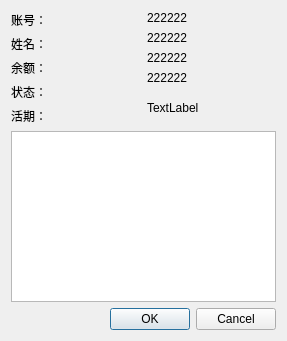
<?xml version="1.0" encoding="UTF-8"?>
<ui version="4.0">
 <class>QueryDialog</class>
 <widget class="QDialog" name="QueryDialog">
  <property name="geometry">
   <rect>
    <x>0</x>
    <y>0</y>
    <width>287</width>
    <height>341</height>
   </rect>
  </property>
  <property name="windowTitle">
   <string>Dialog</string>
  </property>
  <layout class="QVBoxLayout" name="verticalLayout_4">
   <item>
    <layout class="QHBoxLayout" name="horizontalLayout">
     <item>
      <layout class="QVBoxLayout" name="verticalLayout_3">
       <item>
        <widget class="QLabel" name="label">
         <property name="text">
          <string>账号：</string>
         </property>
        </widget>
       </item>
       <item>
        <widget class="QLabel" name="label_2">
         <property name="text">
          <string>姓名：</string>
         </property>
        </widget>
       </item>
       <item>
        <widget class="QLabel" name="label_3">
         <property name="text">
          <string>余额：</string>
         </property>
        </widget>
       </item>
       <item>
        <widget class="QLabel" name="label_4">
         <property name="text">
          <string>状态：</string>
         </property>
        </widget>
       </item>
       <item>
        <widget class="QLabel" name="label_5">
         <property name="text">
          <string>活期：</string>
         </property>
        </widget>
       </item>
      </layout>
     </item>
     <item>
      <layout class="QVBoxLayout" name="verticalLayout_2">
       <item>
        <layout class="QVBoxLayout" name="verticalLayout">
         <item>
          <widget class="QLabel" name="accountNumberLabel">
           <property name="text">
            <string>222222</string>
           </property>
          </widget>
         </item>
         <item>
          <widget class="QLabel" name="nameLabel">
           <property name="text">
            <string>222222</string>
           </property>
          </widget>
         </item>
         <item>
          <widget class="QLabel" name="balanceLabel">
           <property name="text">
            <string>222222</string>
           </property>
          </widget>
         </item>
         <item>
          <widget class="QLabel" name="lostStatusLabel">
           <property name="text">
            <string>222222</string>
           </property>
          </widget>
         </item>
        </layout>
       </item>
       <item>
        <widget class="QLabel" name="currentAccountTotalLabel">
         <property name="text">
          <string>TextLabel</string>
         </property>
        </widget>
       </item>
      </layout>
     </item>
    </layout>
   </item>
   <item>
    <widget class="QTableWidget" name="transactionTableWidget"/>
   </item>
   <item>
    <widget class="QDialogButtonBox" name="buttonBox">
     <property name="orientation">
      <enum>Qt::Horizontal</enum>
     </property>
     <property name="standardButtons">
      <set>QDialogButtonBox::Cancel|QDialogButtonBox::Ok</set>
     </property>
    </widget>
   </item>
  </layout>
 </widget>
 <resources/>
 <connections>
  <connection>
   <sender>buttonBox</sender>
   <signal>accepted()</signal>
   <receiver>QueryDialog</receiver>
   <slot>accept()</slot>
   <hints>
    <hint type="sourcelabel">
     <x>248</x>
     <y>254</y>
    </hint>
    <hint type="destinationlabel">
     <x>157</x>
     <y>274</y>
    </hint>
   </hints>
  </connection>
  <connection>
   <sender>buttonBox</sender>
   <signal>rejected()</signal>
   <receiver>QueryDialog</receiver>
   <slot>reject()</slot>
   <hints>
    <hint type="sourcelabel">
     <x>316</x>
     <y>260</y>
    </hint>
    <hint type="destinationlabel">
     <x>286</x>
     <y>274</y>
    </hint>
   </hints>
  </connection>
 </connections>
</ui>
